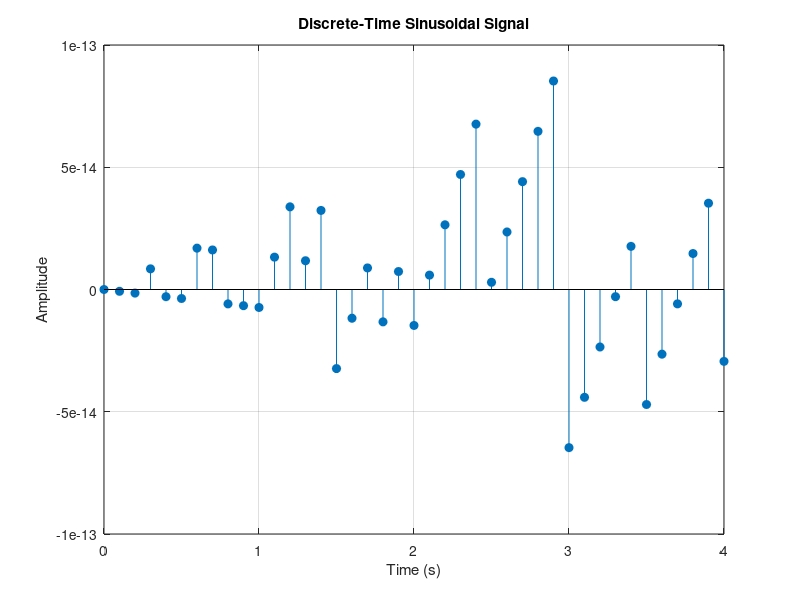

The MATLAB script that drew this image:
clc;
clear all;
close all;

% Define parameters
A = 3;       % Amplitude
f = 10;      % Frequency in Hz
t = 0:0.1:4; % Time vector

% Generate the sinusoidal signal
f_t = A * sin(2 * pi * f * t);

% Plot the discrete-time sinusoidal signal using stem
figure;
stem(t, f_t, 'filled');
title('Discrete-Time Sinusoidal Signal');
xlabel('Time (s)');
ylabel('Amplitude');
grid on;
